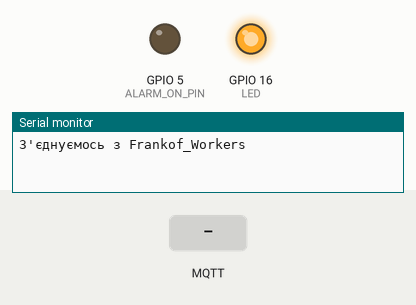
A sketch run on a simulated ESP8266 (NodeMCU). On the bench: output pins drawn as LEDs (lit = HIGH), the last lines printed to the serial monitor. Dashed ring = blinking. The inputs (shaded band) are chosen by the test bench. WiFi joins after 1.5 s; servers stay silent unless stated; random numbers use the default seed unless the sketch sets one; no MQTT or app messages arrive unless stated.

Above: at 0.1 s.
At 2.7 s:
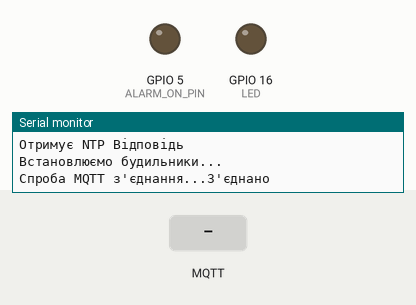
2.8 s: MQTT message "ALARM" arrives on the first subscribed topic
At 4.8 s:
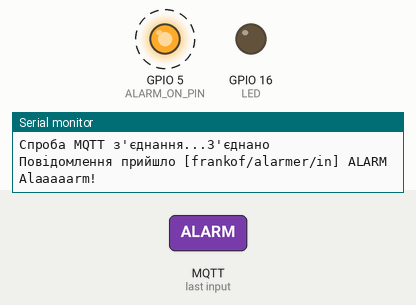
Timing chart, 0 to 10.6 s (numbered marks = the images above; inputs shaded):
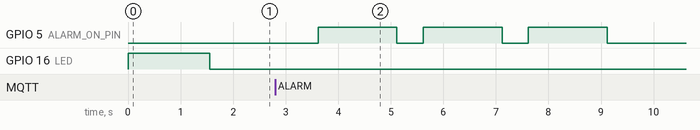

The sketch:

mqtt_esp8266_serv.ino
```cpp
#include <PubSubClient.h>
#include <TimeLib.h>
#include <Time.h>
#include <TimeAlarms.h>
#include <ESP8266WiFi.h>
#include <WiFiUdp.h>
#define ALARM_ON_PIN 5
#define LED 16

//Параметри для Wi-Fi
const char* ssid = "Frankof_Workers";
const char* password = "70736948";

//Безкоштовний MQTT брокер
const char* mqtt_server = "broker.mqtt-dashboard.com";

//Адреса NTP серверу
IPAddress timeServer(91, 206, 8, 36); // 0.at.pool.ntp.org

//Часовий пояс, який змінюється при переведенні годинника!!!!!!!!!!!!!!!
const int timeZone = 3;

unsigned int localPort = 9000;

WiFiClient espClient;
WiFiUDP Udp;
PubSubClient client(espClient);

String msg="";

//long lastMsg = 0;
//char msg[50];
//int value = 0;

void setup_wifi() {

  delay(10);
  // Спроба з'єднання з Wi-Fi
  Serial.println();
  Serial.print("З'єднуємось з ");
  Serial.println(ssid);

  WiFi.begin(ssid, password);

  while (WiFi.status() != WL_CONNECTED) {
    delay(500);
    Serial.print(".");
  }

  randomSeed(micros());

  Serial.println("");
  Serial.println("WiFi під'єднано");
  Serial.println("IP адреса: ");
  Serial.println(WiFi.localIP());
}

void callback(char* topic, byte* payload, unsigned int length) {
  msg="";
  Serial.print("Повідомлення прийшло [");
  Serial.print(topic);
  Serial.print("] ");
  for (int i = 0; i < length; i++) {
    msg+=(char)payload[i];

  }
  Serial.println(msg);
  Serial.println();

  // Switch on the LED if an 1 was received as first character
  if (msg == "ALARM") {
    client.publish("frankof/alarmer/out", "ALARM");
    //client.publish("frankof/alarmer/out", "ALARM2");
    AlarmON();
    //digitalWrite(BUILTIN_LED, LOW);   // Turn the LED on (Note that LOW is the voltage level
    // but actually the LED is on; this is because
    // it is active low on the ESP-01)
  } else {

    //digitalWrite(BUILTIN_LED, HIGH);  // Turn the LED off by making the voltage HIGH
  }

}

void reconnect() {
  // Loop until we're reconnected
  if(WiFi.status() == WL_CONNECTED){
  while (!client.connected()) {
    Serial.print("Спроба MQTT з'єднання...");
    // Create a random client ID
    String clientId = "ESP8266Client-";
    clientId += String(random(0xffff), HEX);
    // Attempt to connect
    if (client.connect(clientId.c_str())) {
      Serial.println("З'єднано");
      // Once connected, publish an announcement...
      //client.publish("frankof/alarmer/out", "hello world");
      // ... and resubscribe
      client.subscribe("frankof/alarmer/in");
    } else {
      Serial.print("помилка, rc=");
      Serial.print(client.state());
      Serial.println(" спроба через 5 секуднд");
      // Wait 5 seconds before retrying
      delay(5000);
    }
  }
  }
  else{
    while (WiFi.status() != WL_CONNECTED) {
    delay(500);
    Serial.print(".");
  }
    }
  }

void setup() {
  Serial.begin(115200);
  pinMode(ALARM_ON_PIN, OUTPUT);
  pinMode(LED, OUTPUT);
  digitalWrite(ALARM_ON_PIN, LOW);
  digitalWrite(LED, HIGH);
  setup_wifi();
  UpdateNTP();
  Serial.println("Встановлюємо будильники...");
  Alarm.alarmRepeat(0,37,0, AlarmON);
  Alarm.alarmRepeat(9,50,0, AlarmON2);
  Alarm.alarmRepeat(10,0,0, AlarmON);
  Alarm.alarmRepeat(10,10,0, AlarmON);
  Alarm.alarmRepeat(12,0,0, AlarmON);
  Alarm.alarmRepeat(12,40,0, AlarmON);
  Alarm.alarmRepeat(14,50,0, AlarmON2);
  Alarm.alarmRepeat(15,0,0, AlarmON);
  Alarm.alarmRepeat(15,10,0, AlarmON);
  Alarm.alarmRepeat(17,0,0, AlarmON);
  Alarm.alarmRepeat(0,0,1, UpdateNTP);
  //Alarm.timerRepeat(30, AlarmON);
  client.setServer(mqtt_server, 1883);
  client.setCallback(callback);
}

time_t prevDisplay = 0;

void loop() {

  if (!client.connected()) {
    reconnect();
  }
  client.loop();
  //digitalClockDisplay();
  Alarm.delay(1000);


//  long now = millis();
//  if (now - lastMsg > 2000) {
//    lastMsg = now;
//    ++value;
//    snprintf (msg, 50, "hello world #%ld", value);
//    Serial.print("Publish message: ");
//    Serial.println(msg);
//    client.publish("outTopic", msg);
//  }
}

void AlarmON(){
  Serial.println("Alaaaaarm!");
  client.publish("frankof/alarmer/out", "ALARM");
  for (int i=0; i < 3; i++){
  digitalWrite(ALARM_ON_PIN, HIGH);
  delay(1500);
  digitalWrite(ALARM_ON_PIN, LOW);
  delay(500);
  digitalWrite(ALARM_ON_PIN, HIGH);
  delay(1500);
  digitalWrite(ALARM_ON_PIN, LOW);
  delay(500);
  digitalWrite(ALARM_ON_PIN, HIGH);
  delay(1500);
  digitalWrite(ALARM_ON_PIN, LOW);
  delay(3000);
   }
}

void AlarmON2(){
  Serial.println("Alaaaaarm2!");
  client.publish("frankof/alarmer/out", "ALARM2");
}

void UpdateNTP() {
  Serial.println("TimeNTP");
  if(WiFi.status() != WL_CONNECTED){
    Serial.print("Спроба з'єднання з ");
    Serial.println(ssid);
  WiFi.begin(ssid, password);
while (WiFi.status() != WL_CONNECTED) {
    delay(500);
    Serial.print(".");
 }
  }

  Serial.print("IP адреса DHCP ");
  Serial.println(WiFi.localIP());

  Serial.println("Піднімаємо UDP");
  Udp.begin(localPort);
  Serial.print("UDP порт: ");
  Serial.println(Udp.localPort());
  Serial.println("очікуємо на синхронізацію");
  setSyncProvider(getNtpTime);
}

void digitalClockDisplay(){
  // digital clock display of the time
  Serial.print(hour());
  printDigits(minute());
  printDigits(second());
  Serial.print(" ");
  Serial.print(day());
  Serial.print(".");
  Serial.print(month());
  Serial.print(".");
  Serial.print(year());
  Serial.println();
}


void printDigits(int digits){
  // utility for digital clock display: prints preceding colon and leading 0
  Serial.print(":");
  if(digits < 10)
    Serial.print('0');
  Serial.print(digits);
}

/*-------- NTP code ----------*/

const int NTP_PACKET_SIZE = 48; // NTP time is in the first 48 bytes of message
byte packetBuffer[NTP_PACKET_SIZE]; //buffer to hold incoming & outgoing packets

time_t getNtpTime()
{
  while (Udp.parsePacket() > 0) ; // discard any previously received packets
  Serial.println("Відправляємо NTP Запит");
  sendNTPpacket(timeServer);
  uint32_t beginWait = millis();
  while (millis() - beginWait < 1500) {
    int size = Udp.parsePacket();
    if (size >= NTP_PACKET_SIZE) {
      Serial.println("Отримує NTP Відповідь");
      digitalWrite(LED, LOW);
      Udp.read(packetBuffer, NTP_PACKET_SIZE);  // read packet into the buffer
      unsigned long secsSince1900;
      // convert four bytes starting at location 40 to a long integer
      secsSince1900 =  (unsigned long)packetBuffer[40] << 24;
      secsSince1900 |= (unsigned long)packetBuffer[41] << 16;
      secsSince1900 |= (unsigned long)packetBuffer[42] << 8;
      secsSince1900 |= (unsigned long)packetBuffer[43];
      return secsSince1900 - 2208988800UL + timeZone * SECS_PER_HOUR;
    }
  }
  Serial.println("No NTP Response :-(");
  UpdateNTP();
  return 0; // return 0 if unable to get the time
}

// send an NTP request to the time server at the given address
void sendNTPpacket(IPAddress &address)
{
  // set all bytes in the buffer to 0
  memset(packetBuffer, 0, NTP_PACKET_SIZE);
  // Initialize values needed to form NTP request
  // (see URL above for details on the packets)
  packetBuffer[0] = 0b11100011;   // LI, Version, Mode
  packetBuffer[1] = 0;     // Stratum, or type of clock
  packetBuffer[2] = 6;     // Polling Interval
  packetBuffer[3] = 0xEC;  // Peer Clock Precision
  // 8 bytes of zero for Root Delay & Root Dispersion
  packetBuffer[12]  = 49;
  packetBuffer[13]  = 0x4E;
  packetBuffer[14]  = 49;
  packetBuffer[15]  = 52;
  // all NTP fields have been given values, now
  // you can send a packet requesting a timestamp:
  Udp.beginPacket(address, 123); //NTP requests are to port 123
  Udp.write(packetBuffer, NTP_PACKET_SIZE);
  Udp.endPacket();
}
```

Measured:
- after the input at 2.8 s, GPIO 5 (ALARM_ON_PIN): alternates HIGH for 1.5 s and LOW for 0.50 s, 6 changes in all, then stays LOW, starting after 0.82 s
